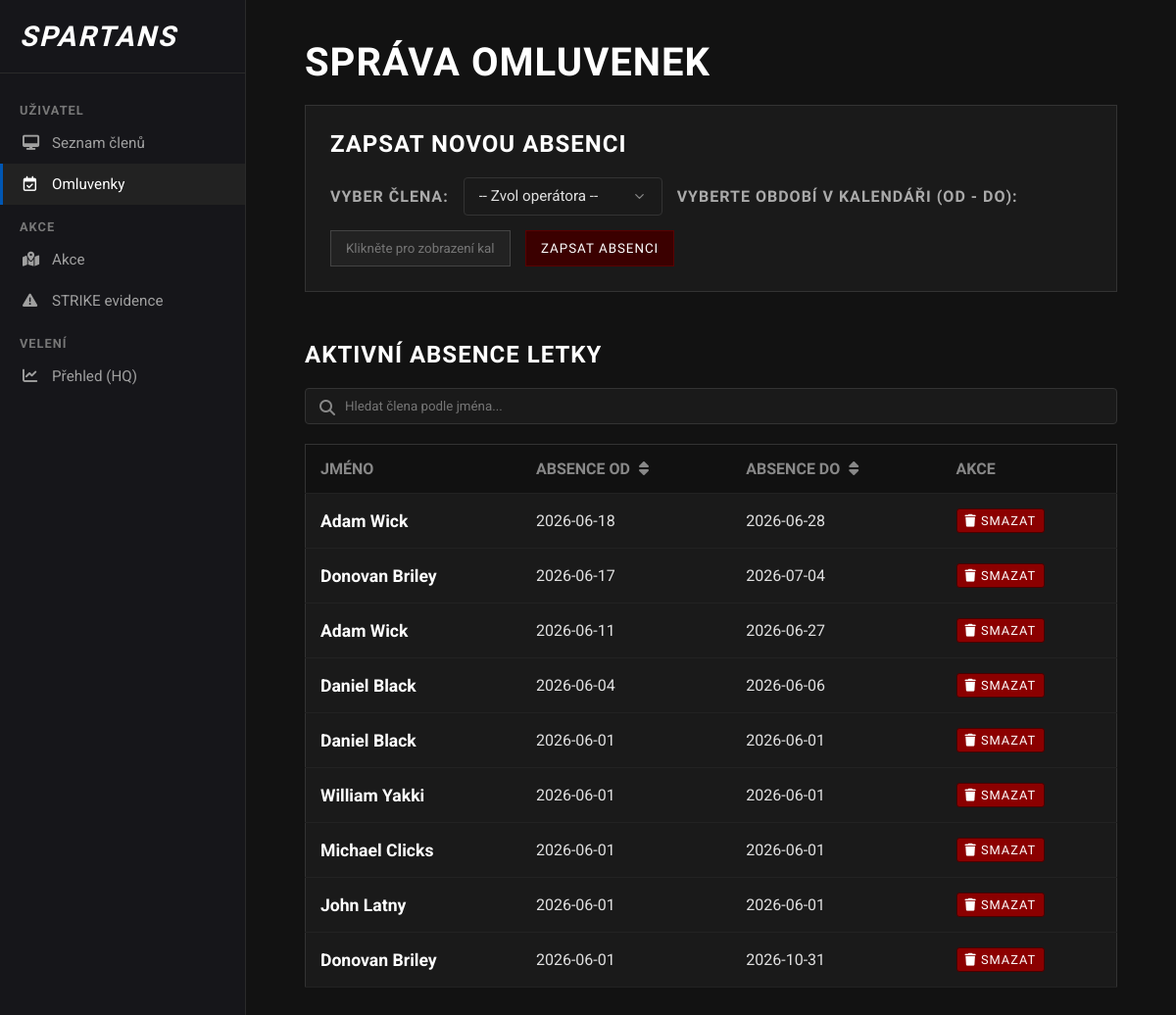
/omluvenky, run on the app's committed database.
### app.py (models this page shows)
class Omluvenka(db.Model):
    id = db.Column(db.Integer, primary_key=True)
    datum_od = db.Column(db.Date, nullable=False)
    datum_do = db.Column(db.Date, nullable=False)
    clen_id = db.Column(db.Integer, db.ForeignKey('clen.id'), nullable=False)
    clen = db.relationship('Clen', backref='vsechny_omluvenky')

class Clen(db.Model):
    id = db.Column(db.Integer, primary_key=True)
    jmeno = db.Column(db.String(50), nullable=False)
    hodnost_id = db.Column(db.Integer, db.ForeignKey('hodnost.id'), nullable=False)
    hodnost = db.relationship('Hodnost')

### app.py (the view, shortened to what this page needs)
@app.route('/omluvenky', methods=['GET', 'POST'])
def omluvenky_stranka():
    vsechni_clenove = Clen.query.all()
    vsechny_omluvenky = Omluvenka.query.order_by(Omluvenka.datum_od.desc()).all()
    return render_template('omluvenky.html', clenove=vsechni_clenove, omluvenky=vsechny_omluvenky)

### templates/omluvenky.html (shortened to what this page needs)
<!DOCTYPE html>
<html lang="cs">
<head>
    <link rel="stylesheet" href="https://cdnjs.cloudflare.com/ajax/libs/font-awesome/6.4.0/css/all.min.css">
    <link rel="stylesheet" href="https://cdn.jsdelivr.net/npm/flatpickr/dist/flatpickr.min.css">
    <link rel="stylesheet" type="text/css" href="https://npmcdn.com/flatpickr/dist/themes/dark.css"> <link rel="stylesheet" href="{{ url_for('static', filename='omluvenky.css') }}">
</head>
<body>
    <div class="sidebar">
      <div class="sidebar-brand">
        <i> SPARTANS</i>
      </div>
      <div class="sidebar-category">Uživatel</div>
      <div class="sidebar-nav">
        <a href="/" ><i class="fa-solid fa-desktop"></i> Seznam členů</a>
        <a href="/omluvenky" class="active"><i class="fa-regular fa-calendar-check"></i> Omluvenky</a>
      </div>
      <div class="sidebar-category">Akce</div>
      <div class="sidebar-nav">
        <a href="/akce"><i class="fa-solid fa-map-location-dot"></i> Akce </a>
        <a href="/strike"><i class="fa-solid fa-triangle-exclamation"></i> STRIKE evidence</a>
      </div>
      <div class="sidebar-category">Velení</div>
      <div class="sidebar-nav">
          <a href="/dashboard"><i class="fa-solid fa-chart-line"></i> Přehled (HQ)</a>
      </div>
    </div>
    <div class="main-content">
        <div class="container" style="display: block;">
            <h1>Správa Omluvenek</h1>
            <div class="form-box">
                <h2>Zapsat novou absenci</h2>
                <form action="/omluvenky" method="POST" class="form-group" onsubmit="return zkontrolovatRozmezi();">
                    <label for="clen_id">Vyber člena:</label>
                    <select id="clen_id" name="clen_id" required>
                        <option value="" disabled selected>-- Zvol operátora --</option>
                    </select>
                    <label for="datum_range">Vyberte období v kalendáři (Od - Do):</label>
                    <input type="text" id="datum_range" placeholder="Klikněte pro zobrazení kalendáře..." required autocomplete="off" style="cursor: pointer;">
                    <button type="submit">Zapsat absenci</button>
                </form>
            </div>
            <h2>Aktivní absence letky</h2>
            <div style="margin-bottom: 20px; position: relative;">
                <i class="fa-solid fa-magnifying-glass" style="position: absolute; left: 15px; top: 12px; color: #888;"></i>
                <input type="text" id="search-omluvenky" onkeyup="hledatOmluvenku()" placeholder="Hledat člena podle jména..." style="width: 100%; padding: 10px 10px 10px 40px; background-color: #1a1a1a; border: 1px solid #333; color: #fff; font-family: 'Roboto', sans-serif; box-sizing: border-box; border-radius: 4px;">
            </div>
            <table id="tabulka-omluvenek">
                <tr>
                    <th>Jméno</th>
                    <th onclick="seraditOmluvenky(1)" style="cursor: pointer;" title="Klikni pro seřazení">
                        Absence OD <i class="fa-solid fa-sort" style="margin-left: 5px; color: #888;"></i>
                    </th>
                    <th onclick="seraditOmluvenky(2)" style="cursor: pointer;" title="Klikni pro seřazení">
                        Absence DO <i class="fa-solid fa-sort" style="margin-left: 5px; color: #888;"></i>
                    </th>
                    <th>Akce</th>
                </tr>
                {% for omluvenka in omluvenky %}
                <tr>
                    <td class="cell-name">{{ omluvenka.clen.jmeno }}</td>
                    <td>{{ omluvenka.datum_od }}</td>
                    <td>{{ omluvenka.datum_do }}</td>
                    <td>
                        <form action="/smazat_omluvenku/{{ omluvenka.id }}" method="POST" onsubmit="return confirm('Opravdu chceš smazat tuto absenci?');" style="margin: 0;">
                            <button type="submit" style="background-color: #8b0000; border: 1px solid #4a0000; color: white; padding: 4px 8px; border-radius: 3px; cursor: pointer; font-size: 0.8rem;">
                                <i class="fa-solid fa-trash"></i> Smazat
                            </button>
                        </form>
                    </td>
                </tr>
                {% else %}
                <tr>
                    <td colspan="4" style="color: #555; font-style: italic;">Aktuálně nejsou hlášeny žádné absence.</td>
                </tr>
                {% endfor %}
            </table>
        </div>
    </div>
</body>
</html>

### static/omluvenky.css (style rules this page uses)
body { background-color: #121212; color: #e0e0e0; font-family: 'Roboto', sans-serif; margin: 0; padding: 0; display: flex; min-height: 100vh; }
.sidebar { width: 250px; background-color: #16161a; border-right: 1px solid #2a2a2a; display: flex; flex-direction: column; padding-top: 20px; flex-shrink: 0; }
.sidebar-brand { color: #fff; font-family: 'Oswald', sans-serif; font-size: 1.8rem; font-weight: bold; letter-spacing: 2px; padding: 0 20px 20px 20px; border-bottom: 1px solid #2a2a2a; margin-bottom: 15px; display: flex; align-items: center; gap: 10px; }
.sidebar-category { color: #777; font-size: 0.8rem; text-transform: uppercase; font-weight: bold; margin: 15px 20px 5px 20px; letter-spacing: 1px; }
.sidebar-nav { display: flex; flex-direction: column; }
.sidebar-nav a { color: #a0a0a0; text-decoration: none; padding: 12px 20px; display: flex; align-items: center; gap: 15px; font-size: 0.95rem; transition: all 0.2s; border-left: 3px solid transparent; }
.sidebar-nav a.active { background-color: #222; color: #fff; border-left-color: #0056b3; }
.sidebar-nav a i { width: 15px; text-align: center; }
.main-content { flex: 1; padding: 40px; background-color: #121212; box-sizing: border-box; }
.container { max-width: 1200px; margin: 0 auto; padding: 0 20px; }
h1, h2 { font-family: 'Oswald', sans-serif; text-transform: uppercase; color: #ffffff; letter-spacing: 1px; }
h1 { font-size: 2.5rem; margin-top: 0; margin-bottom: 20px; }
h2 { font-size: 1.5rem; margin-top: 0; margin-bottom: 20px; }
.form-box { background-color: #1a1a1a; padding: 25px; border: 1px solid #333; margin-bottom: 50px; }
.form-group { display: flex; gap: 15px; align-items: center; flex-wrap: wrap; }
label { font-weight: bold; color: #aaa; font-family: 'Oswald', sans-serif; text-transform: uppercase; letter-spacing: 1px; }
input, select, button { background-color: #222; color: #fff; border: 1px solid #444; padding: 10px 15px; font-family: 'Roboto', sans-serif; }
button { background-color: #3b0000; border: 1px solid #5a0000; cursor: pointer; font-family: 'Oswald', sans-serif; text-transform: uppercase; letter-spacing: 1px; transition: background 0.2s; }
table { width: 100%; border-collapse: collapse; background-color: #1a1a1a; border: 1px solid #333; margin-top: 10px; }
th, td { padding: 15px; text-align: left; border-bottom: 1px solid #222; }
th { background-color: #111; font-family: 'Oswald', sans-serif; color: #888; text-transform: uppercase; }
.cell-name { font-weight: bold; color: #fff; font-size: 1.1rem; }
select { appearance: none; -webkit-appearance: none; -moz-appearance: none; background-color: #1a1a1a; color: #e0e0e0; border: 1px solid #333; border-radius: 4px; padding: 10px 40px 10px 15px; font-family: 'Roboto', sans-serif; font-size: 0.95rem; cursor: pointer; box-sizing: border-box; transition: all 0.3s ease; background-repeat: no-repeat; background-position: right 15px center; background-size: 15px; }
select option { background-color: #1a1a1a; color: #e0e0e0; padding: 10px; }

### data on the page
Omluvenka: clen.jmeno "Adam Wick", datum_od "2026-06-18", datum_do "2026-06-28"
Omluvenka: clen.jmeno "Donovan Briley", datum_od "2026-06-17", datum_do "2026-07-04"
Omluvenka: clen.jmeno "Adam Wick", datum_od "2026-06-11", datum_do "2026-06-27"
Omluvenka: clen.jmeno "Daniel Black", datum_od "2026-06-04", datum_do "2026-06-06"
Omluvenka: clen.jmeno "Daniel Black", datum_od "2026-06-01", datum_do "2026-06-01"
Omluvenka: clen.jmeno "William Yakki", datum_od "2026-06-01", datum_do "2026-06-01"
Omluvenka: clen.jmeno "Michael Clicks", datum_od "2026-06-01", datum_do "2026-06-01"
Omluvenka: clen.jmeno "John Latny", datum_od "2026-06-01", datum_do "2026-06-01"
Omluvenka: clen.jmeno "Donovan Briley", datum_od "2026-06-01", datum_do "2026-10-31"
